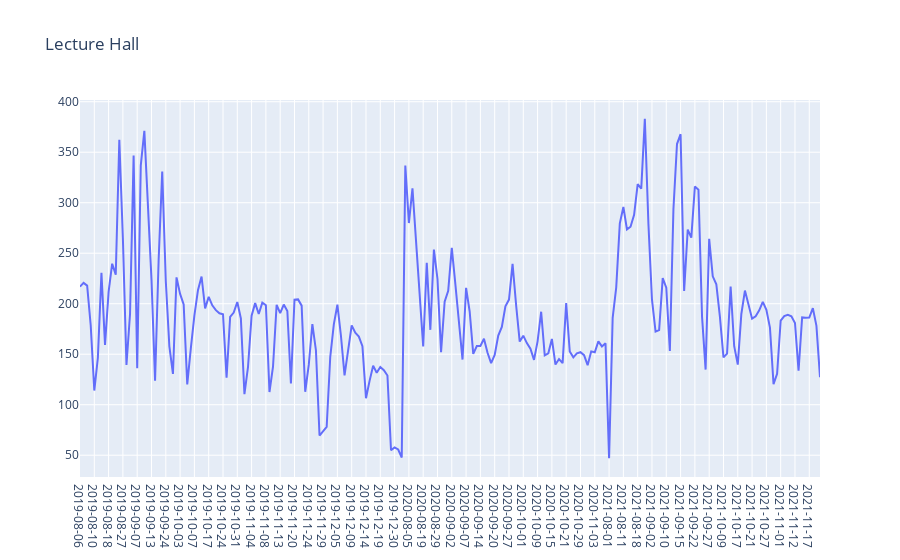

Here is the notebook cell this chart was saved with:
### Code cell
#DYNAMIC SOLUTION to remove the data from both data frames if missing data
#Merge johnson and weather data
mergedData = pd.merge(weatherMax, LHData, on=['Date'], how='inner')
mergedData['Weekday'] = pd.to_numeric(mergedData['Weekday'], errors='coerce')

mergedData['Wind Speed'].corr(mergedData['Wind Speed'])
fig = px.line(mergedData, y='VALUE',x='Date')
fig.layout = dict(title='Lecture Hall', xaxis = dict(type="category", categoryorder='category ascending'))
fig.show()

### Figure 1 — Plotly figure (JSON) as saved in the notebook; plotly's stock layout.template omitted (floating-point values rounded to 4 significant figures; data arrays with more than 128 entries replaced by an {"elided": "..."} marker saying what was removed)
{"data": [{"hovertemplate": "Date=%{x}<br>VALUE=%{y}<extra></extra>", "legendgroup": "", "line": {"color": "#636efa", "dash": "solid"}, "marker": {"symbol": "circle"}, "mode": "lines", "name": "", "orientation": "v", "showlegend": false, "type": "scatter", "x": {"elided": "208 str values"}, "xaxis": "x", "y": {"elided": "208 float values"}, "yaxis": "y"}], "layout": {"title": {"text": "Lecture Hall"}, "xaxis": {"categoryorder": "category ascending", "type": "category"}}}
